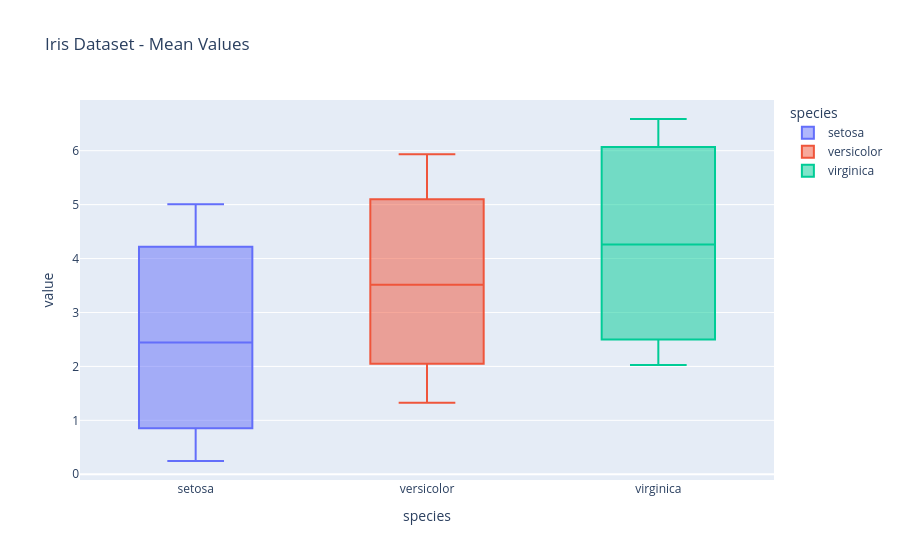

Notebook source saved alongside this figure:
### Markdown cell above
### **4. Box Plot**

### Code cell
df = sns.load_dataset('iris')

df_bar = df.groupby('species').mean().reset_index()
fig = px.box(df_bar, x='species', y=['sepal_length','sepal_width','petal_length','petal_width'], color='species',title='Iris Dataset - Mean Values')
fig.write_image('plots/iris_mean_values_box.png')
fig.show()

### Figure 1 — Plotly figure (JSON) as saved in the notebook; plotly's stock layout.template omitted (floating-point values rounded to 4 significant figures)
{"data": [{"alignmentgroup": "True", "hovertemplate": "species=%{x}<br>value=%{y}<extra></extra>", "legendgroup": "setosa", "marker": {"color": "#636efa"}, "name": "setosa", "notched": false, "offsetgroup": "setosa", "orientation": "v", "showlegend": true, "type": "box", "x": ["setosa", "setosa", "setosa", "setosa"], "x0": " ", "xaxis": "x", "y": [5.006, 3.428, 1.462, 0.246], "y0": " ", "yaxis": "y"}, {"alignmentgroup": "True", "hovertemplate": "species=%{x}<br>value=%{y}<extra></extra>", "legendgroup": "versicolor", "marker": {"color": "#EF553B"}, "name": "versicolor", "notched": false, "offsetgroup": "versicolor", "orientation": "v", "showlegend": true, "type": "box", "x": ["versicolor", "versicolor", "versicolor", "versicolor"], "x0": " ", "xaxis": "x", "y": [5.936, 2.77, 4.26, 1.326], "y0": " ", "yaxis": "y"}, {"alignmentgroup": "True", "hovertemplate": "species=%{x}<br>value=%{y}<extra></extra>", "legendgroup": "virginica", "marker": {"color": "#00cc96"}, "name": "virginica", "notched": false, "offsetgroup": "virginica", "orientation": "v", "showlegend": true, "type": "box", "x": ["virginica", "virginica", "virginica", "virginica"], "x0": " ", "xaxis": "x", "y": [6.588, 2.974, 5.552, 2.026], "y0": " ", "yaxis": "y"}], "layout": {"boxmode": "overlay", "legend": {"title": {"text": "species"}, "tracegroupgap": 0}, "title": {"text": "Iris Dataset - Mean Values"}, "xaxis": {"anchor": "y", "categoryarray": ["setosa", "versicolor", "virginica"], "categoryorder": "array", "domain": [0, 1], "title": {"text": "species"}}, "yaxis": {"anchor": "x", "domain": [0, 1], "title": {"text": "value"}}}}
